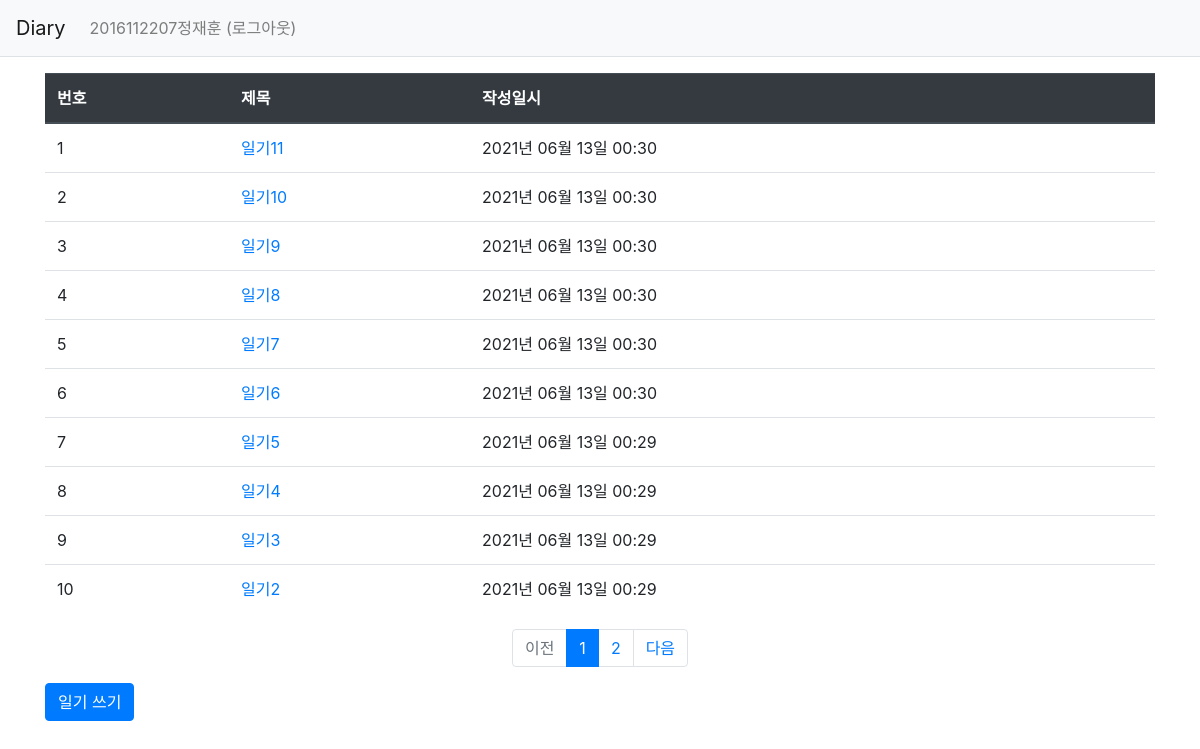
The app's page /diary/list/ (signed in) with its own data.
### projects/models.py (models this page shows)
class User(db.Model):
    id = db.Column(db.Integer, primary_key=True)
    username = db.Column(db.String(150), unique=True, nullable=False)
    password = db.Column(db.String(200), nullable=False)
    email = db.Column(db.String(120), unique=True, nullable=False)

class Diary(db.Model):
    id = db.Column(db.Integer, primary_key=True)
    subject = db.Column(db.String(200), nullable=False)
    content = db.Column(db.Text(), nullable=False)
    create_date = db.Column(db.DateTime(), nullable=False)
    user_id = db.Column(db.Integer, nullable=False)
    modify_date = db.Column(db.DateTime(), nullable=True)

### projects/views/diary_views.py (the view)
@bp.route('/list/')
@login_required
def _list():
    page = request.args.get('page', type=int, default=1)
    diary_list = Diary.query.filter(Diary.user_id==session.get('user_id')).order_by(Diary.create_date.desc())
    diary_list = diary_list.paginate(page, per_page=10)
    return render_template('diary/diary_list.html', diary_list=diary_list)

### projects/filter.py (called while the page is built)
def format_datetime(value, fmt='%Y년 %m월 %d일 %H:%M'):
    return value.strftime(fmt)

### projects/views/auth_views.py (called while the page is built)
@bp.before_app_request
def load_logged_in_user():
    user_id = session.get('user_id')
    if user_id is None:
        g.user = None
    else:
        g.user = User.query.get(user_id)

def login_required(view):
    @functools.wraps(view)
    def wrapped_view(**kwargs):
        if g.user is None:
            return redirect(url_for('auth.login'))
        return view(**kwargs)
    return wrapped_view

### projects/templates/diary/diary_list.html
{% extends 'base.html' %}
{% block content %}
<div class="container my-3">
    <table class="table">
        <thead>
        <tr class="thead-dark">
            <th>번호</th>
            <th>제목</th>
            <th>작성일시</th>
        </tr>
        </thead>
        <tbody>
        {% if diary_list %}
        {% for diary in diary_list.items %}
        <tr>
            <td>{{ loop.index }}</td>
            <td>
                <a href="{{ url_for('diary.detail', diary_id=diary.id) }}">{{ diary.subject }}</a>
            </td>
            <td>{{ diary.create_date|datetime }}</td>
        </tr>
        {% endfor %}
        {% else %}
        <tr>
            <td colspan="3">질문이 없습니다.</td>
        </tr>
        {% endif %}
        </tbody>
    </table>
    <ul class="pagination justify-content-center">
        {% if diary_list.has_prev %}
        <li class="page-item">
            <a class="page-link" href="?page={{ diary_list.prev_num }}">이전</a>
        </li>
        {% else %}
        <li class="page-item disabled">
            <a class="page-link" tabindex="-1" aria-disabled="true" href="#">이전</a>
        </li>
        {% endif %}
        {% for page_num in diary_list.iter_pages() %}
            {% if page_num %}
                {% if page_num != diary_list.page %}
                <li class="page-item">
                    <a class="page-link" href="?page={{ page_num }}">{{ page_num }}</a>
                </li>
                {% else %}
                <li class="page-item active" aria-current="page">
                    <a class="page-link" href="#">{{ page_num }}</a>
                </li>
                {% endif %}
           {% else %}
                <li class="disabled">
                    <a class="page-link" href="#">...</a>
                </li>
           {% endif %}
        {% endfor %}
        {% if diary_list.has_next %}
        <li class="page-item">
            <a class="page-link" href="?page={{ diary_list.next_num }}">다음</a>
        </li>
        {% else %}
        <li class="page-item disabled">
            <a class="page-link" tabindex="-1" aria-disabled="true" href="#">다음</a>
        </li>
        {% endif %}
    </ul>
    <a href="{{ url_for('diary.create') }}" class="btn btn-primary">일기 쓰기</a>
</div>
{% endblock %}

### projects/templates/base.html (shortened to what this page needs)
<!DOCTYPE html>
<html lang="en">
<head>
    <link rel="stylesheet" href="{{ url_for('static', filename='bootstrap.min.css') }}">
    <link rel="stylesheet" href="{{ url_for('static', filename='style.css') }}">
</head>
<body>
{% include "navbar.html" %}
{% block content %}
{% endblock %}
</body>
</html>

### projects/templates/navbar.html (shortened to what this page needs)
<!DOCTYPE html>
<html lang="en">
<head>
</head>
<body>
<nav class="navbar navbar-expand-lg navbar-light bg-light border-bottom">
    <a class="navbar-brand" href="{{ url_for('main.index') }}">Diary</a>
    <div class="collapse navbar-collapse flex-grow-0" id="navbarNav">
        {% if g.user %}
        <ul class="navbar-nav">
            <li class="nav-item ">
                <a class="nav-link" href="{{ url_for('auth.logout') }}">{{ g.user.username }} (로그아웃)</a>
            </li>
        </ul>
        {% endif %}
    </div>
</nav>
</body>
</html>

### records on screen
User: user.username "2016112207정재훈"
Diary: subject "일기11", create_date "2021년 06월 13일 00:30"
Diary: subject "일기10", create_date "2021년 06월 13일 00:30"
Diary: subject "일기9", create_date "2021년 06월 13일 00:30"
Diary: subject "일기8", create_date "2021년 06월 13일 00:30"
Diary: subject "일기7", create_date "2021년 06월 13일 00:30"
Diary: subject "일기6", create_date "2021년 06월 13일 00:30"
Diary: subject "일기5", create_date "2021년 06월 13일 00:29"
Diary: subject "일기4", create_date "2021년 06월 13일 00:29"
Diary: subject "일기3", create_date "2021년 06월 13일 00:29"
Diary: subject "일기2", create_date "2021년 06월 13일 00:29"

### other values on screen
{{ page_num }} "1"
{{ page_num }} "2"
